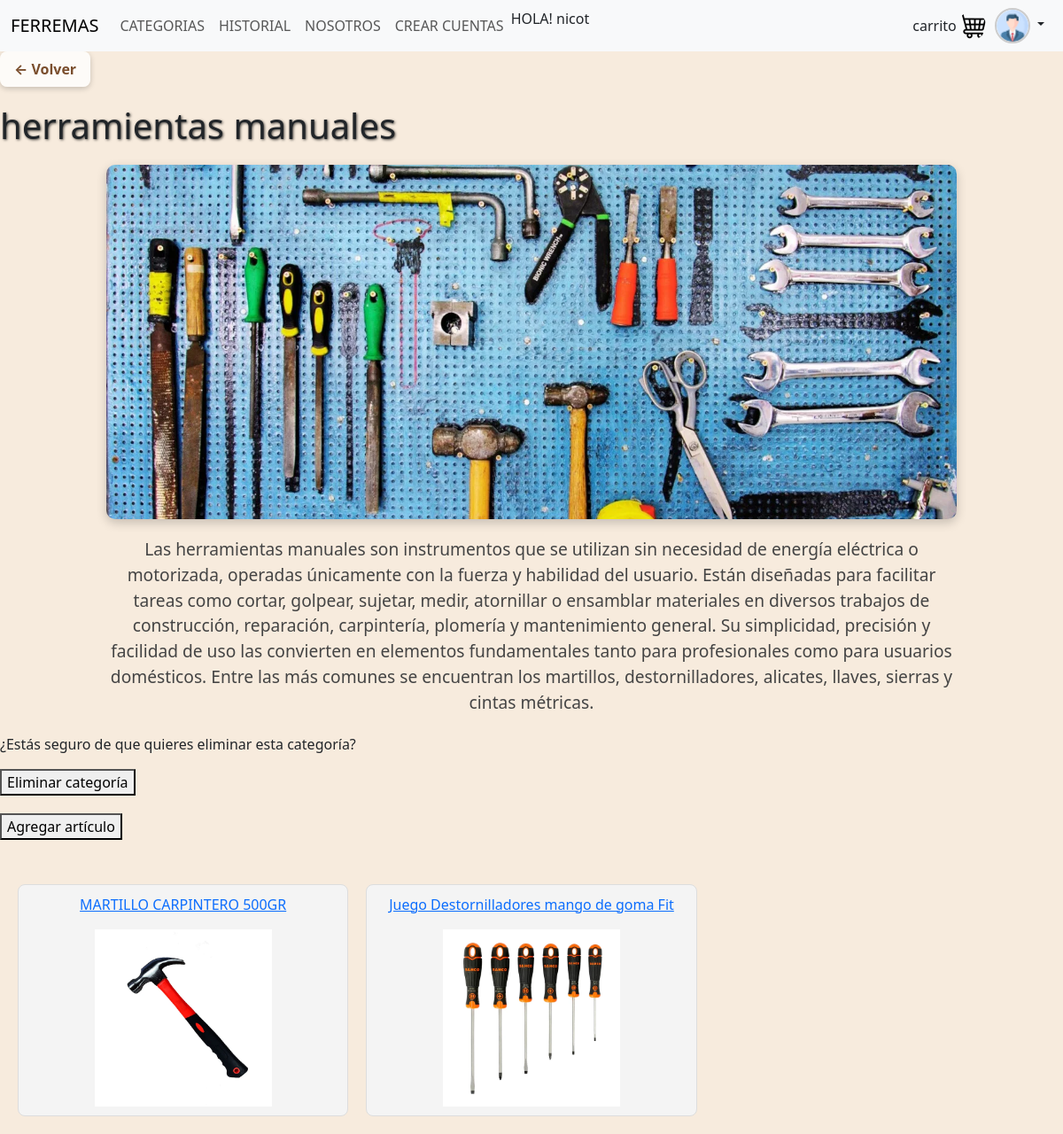
Screenshot of /Home/Categorias/herramientas manuales/ (signed in) with the database file from the repository.
### task/models.py (models this page shows, shortened)
class Categoria(models.Model):
    nombrecat = models.CharField(max_length=100, unique=True)
    descripcion = models.TextField(blank=True)
    imagen = models.ImageField(upload_to='Categoriasimg/')
    user = models.ForeignKey('auth.User', on_delete=models.CASCADE, null=True)

class articulo(models.Model):
    Tipo = models.CharField(max_length=100)
    nombreart = models.CharField(max_length=100, unique=True)
    descripcion = models.TextField(blank=True)
    fecha = models.DateTimeField(auto_now_add=True)
    imagen = models.ImageField(upload_to='articulosimg/')
    valorunidad = models.DecimalField(max_digits=10, decimal_places=2)
    cantidad = models.IntegerField()
    user = models.ForeignKey('auth.User', on_delete=models.CASCADE, null=True)

### task/views.py (the view)
# urls.py: path('Home/Categorias/<str:nombre_cat>/',views.detalle_categoria, name='detalle_categorias'),
def detalle_categoria(request, nombre_cat):
    categoria = get_object_or_404(Categoria, nombrecat=nombre_cat)
    Articulos = articulo.objects.filter(Tipo=nombre_cat)
    return render(request, 'detalle_categorias.html', {
        'categoria': categoria,
        'Articulos': Articulos
    })

### task/Templates/detalle_categorias.html (shortened to what this page needs)
{% extends 'navbar.html' %}
{% load static %}
{% block body %}
<link rel="stylesheet" href="{% static 'style.css' %}">
<a href="javascript:history.back()" class="btn-back">← Volver</a>
<h1 class="card-text">{{ categoria.nombrecat }}</h1>
<div class="imagen-categoria-container">
    {% if categoria.imagen %}
        <img src="{{ categoria.imagen.url }}" alt="Imagen de la categoría" class="imagen-categoria">
    {% else %}
        <p>No hay imagen disponible</p>
    {% endif %}
</div>
<p class="categoria-descripcion">{{ categoria.descripcion }}</p>
{% if user.is_superuser %}
    <form action="{% url 'eliminar_cat' categoria.nombrecat %}" method="POST" style="margin-bottom: 20px;">
        <p>¿Estás seguro de que quieres eliminar esta categoría?</p>
        <button>Eliminar categoría</button>
    </form>
{% endif %}
{% if user.is_superuser or "@bodegero" in user.email %}
    <form action="{% url 'Agregarart' categoria.nombrecat %}" method="GET" style="margin-bottom: 30px;">
        <button>Agregar artículo</button>
    </form>
{% endif %}
<div class="articulos-grid">
    {% for articulo in Articulos %}
        <div class="articulo-card">
            <a href="{% url 'detalle_Articulos' articulo.Tipo articulo.nombreart %}" >
                <p>{{ articulo.nombreart }}</p>
                {% if articulo.imagen %}
                    <img src="{{ articulo.imagen.url }}" alt="Imagen del artículo" width="200">
                {% else %}
                    <p>No hay imagen disponible</p>
                {% endif %}
            </a>
        </div>
    {% endfor %}
</div>
{% endblock %}

### task/Templates/navbar.html (shortened to what this page needs)
{% load static %}
<!DOCTYPE html>
<html lang="en">
  <head>
    <link
      href="https://cdn.jsdelivr.net/npm/bootstrap@5.3.6/dist/css/bootstrap.min.css"
      rel="stylesheet"
    />
    <link
      href="https://getbootstrap.com/docs/5.3/assets/css/docs.css"
      rel="stylesheet"
    />
    <link rel="stylesheet" href="{% static 'style.css' %}">
  </head>
  <body>
    <nav class="navbar navbar-expand-lg bg-body-tertiary">
      <div class="container-fluid">
        <a class="navbar-brand" href="/Home/">FERREMAS</a>
        <div class="collapse navbar-collapse" id="navbarSupportedContent">
          <ul class="navbar-nav me-auto mb-2 mb-lg-0">
              <li class="nav-item">
                <a class="nav-link" href="{% url 'categorias'   %}"> CATEGORIAS </a>
              </li>
              {% if user.is_authenticated %}
              <li class="nav-item">
                <a class="nav-link" href="{% url 'historial_compras' %}"> HISTORIAL </a>
              </li>
              {% endif %}
              <li class="nav-item">
                <a class="nav-link" href="{% url 'nosotros' %}">NOSOTROS</a>
              </li>
              {% if user.is_superuser %}
              <li class="nav-item">
                <a class="nav-link" href="{% url 'crearcuenta' %}" >CREAR CUENTAS</a>
              </li>
              {% endif %}
              <p> HOLA! {{ user.username }}</p>
          </ul>
        </div>
      carrito <div class="d-flex ms-auto">
          <a class="btn p-0 user-button me-2" href="{% url 'carrito' %}" role="button">
              <img src="{% static 'fotos/carrito.png' %}" alt="Perfil" class="rounded-circle">
            </a>
        </div>
        <div class="d-flex ms-auto">
          {% if user.is_authenticated %}
          <div class="dropdown">
            <a class="btn p-0 user-button me-2 dropdown-toggle" href="#" role="button" data-bs-toggle="dropdown" aria-expanded="false">
              <img src="{% static 'fotos/perfil.png' %}" alt="Perfil" class="rounded-circle user-icon">
            </a>
          </div>
          {% endif %}
        </div>
      </div>
    </nav>
{% block body %}
{% endblock  %}

### task/static/style.css (style rules this page uses)
body { background-color: #f7ebdd; background-size: cover; background-repeat: no-repeat; }
.card-title, .card-text { text-shadow: 1px 1px 3px rgba(0, 0, 0, 0.7); }
.user-icon { width: 40px; height: 40px; object-fit: cover; border-radius: 50%; border: 2px solid #ccc; transition: 0.3s ease; }
.btn-back { font-weight: bold; color: #7a4e2d; background-color: rgba(255, 255, 255, 0.8); padding: 8px 16px; border-radius: 8px; box-shadow: 0 2px 6px rgba(0, 0, 0, 0.2); transition: background-color 0.3s ease; z-index: 10; margin-bottom: 20px; display: inline-block; text-decoration: none; }
.imagen-categoria-container { display: flex; justify-content: center; margin: 20px 0; }
.imagen-categoria { width: 80%; max-height: 400px; object-fit: cover; border-radius: 10px; box-shadow: 0 4px 12px rgba(0,0,0,0.2); }
.categoria-descripcion { text-align: center; margin: 20px auto; width: 80%; font-size: 1.2em; color: #444; }
.articulos-grid { display: grid; grid-template-columns: repeat(3, 1fr); gap: 20px; padding: 20px; }
.articulo-card { border: 1px solid #ddd; border-radius: 8px; padding: 10px; text-align: center; background-color: #f4f4f4; transition: transform 0.2s; }

### rows the page displays
Categoria: nombrecat "herramientas manuales", imagen (picture), descripcion "Las herramientas manuales son instrumentos que se utilizan sin necesidad de energía eléctrica o motorizada, operadas únicamente con la fuerza y habilidad del usuario. Están diseñadas para facilitar tareas como cortar, golpear, sujetar, medir, atornillar o ensamblar materiales en diversos trabajos de construcción, reparación, carpintería, plomería y mantenimiento general. Su simplicidad, precisión y facilidad de uso las convierten en elementos fundamentales tanto para profesionales como para usuarios domésticos. Entre las más comunes se encuentran los martillos, destornilladores, alicates, llaves, sierras y cintas métricas."
articulo: nombreart "MARTILLO CARPINTERO 500GR", imagen (picture)
articulo: nombreart "Juego Destornilladores mango de goma Fit", imagen (picture)

### other values shown
{{ user.username }} "nicot"
